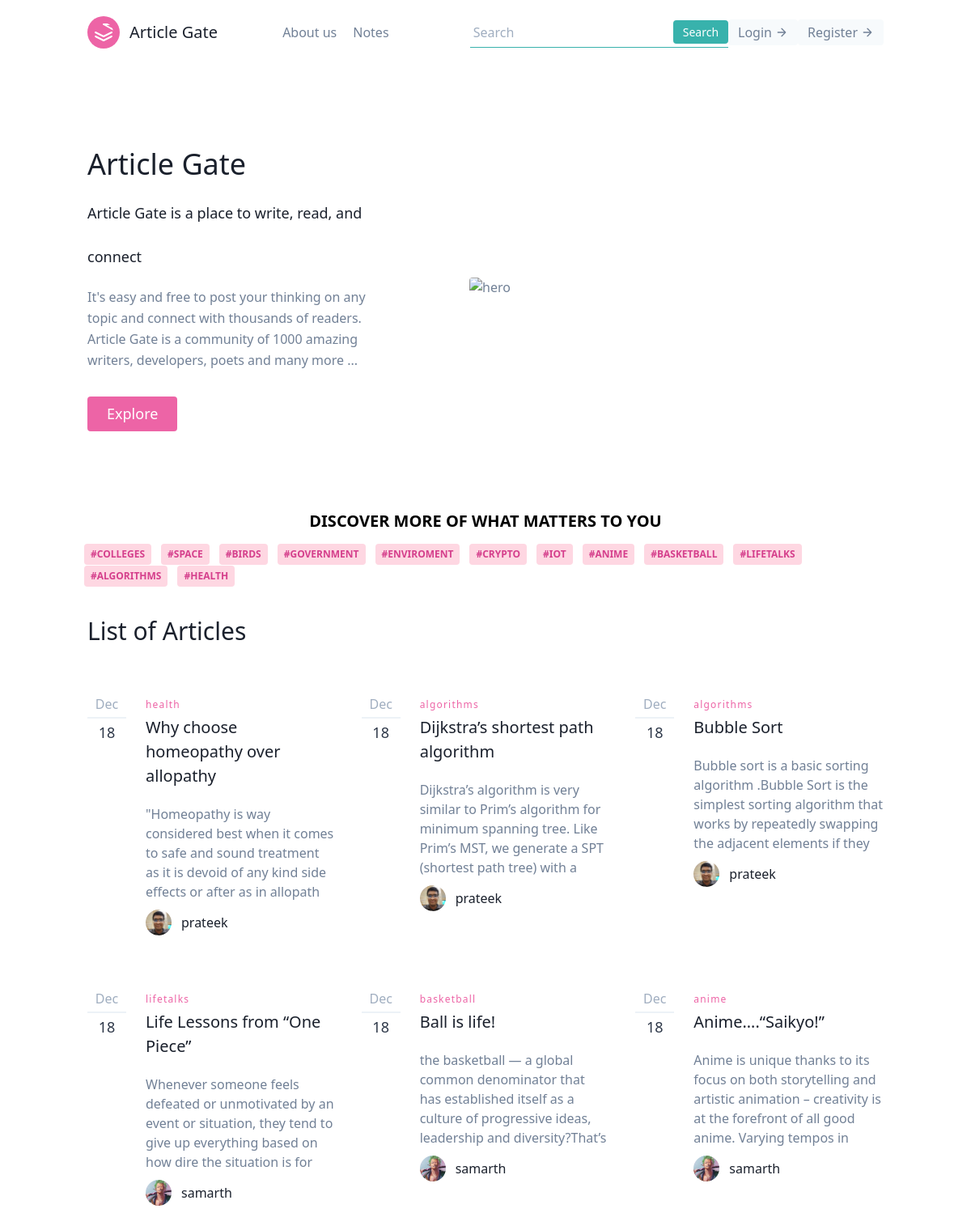
The app's page / (upper part), older data.
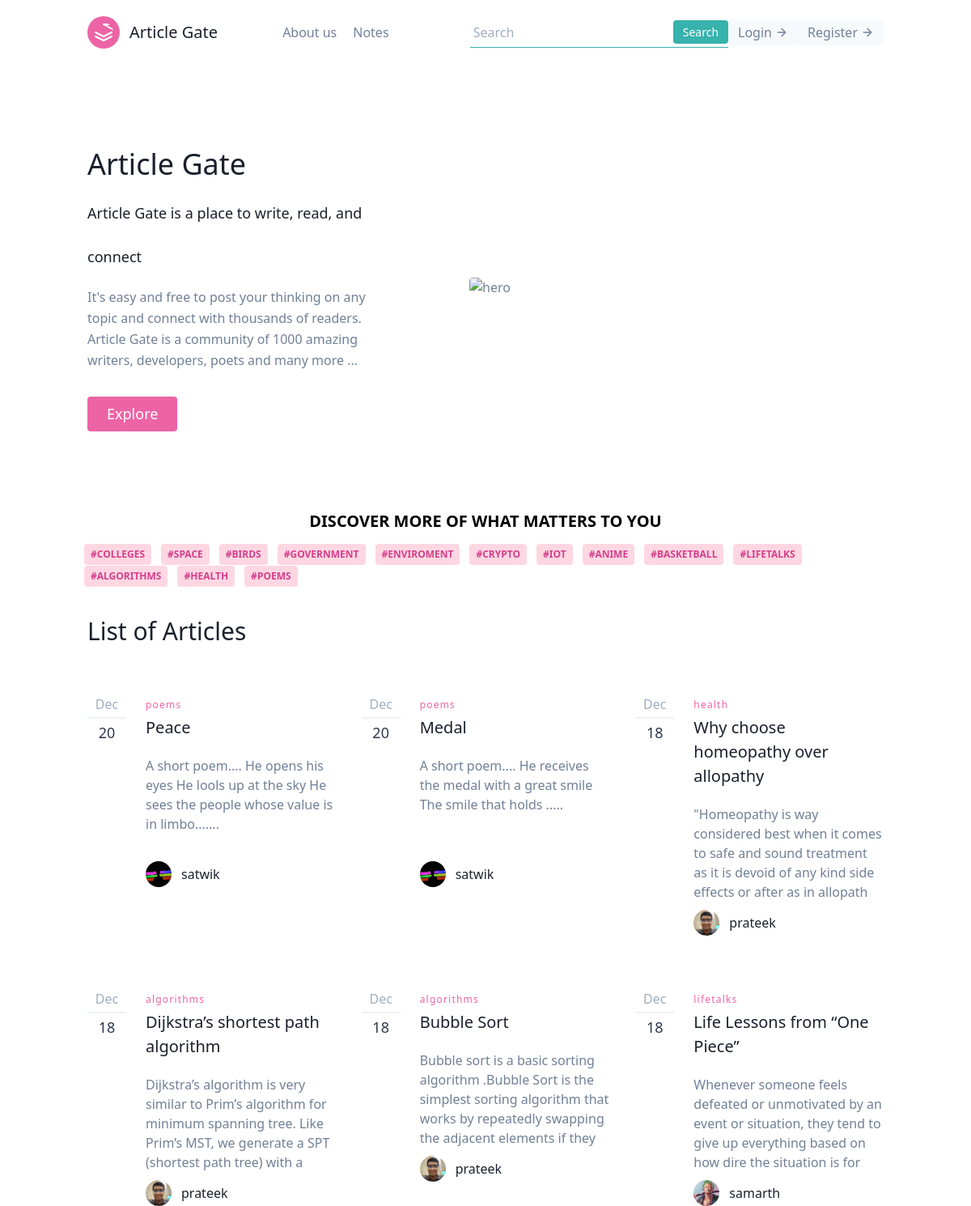
The same page, newer data.
### article/models.py (models this page shows, shortened)
class Tag(models.Model):
    post = models.ForeignKey(Post, on_delete=models.CASCADE)
    tag = models.CharField(max_length=25)

class Post(models.Model):
    title = models.CharField(max_length=50)
    about = models.CharField(default="",max_length=200)
    content = RichTextField(blank=True, null=True)
    author = models.ForeignKey(User, on_delete=models.CASCADE, blank=True, null=True)
    date_posted = models.DateTimeField(default=timezone.now)
    likes = models.IntegerField(default=0)
    views = models.IntegerField(default=0)
    tags  = models.CharField(default="",max_length=150)

### user/models.py (models this page shows, shortened)
class Profile(models.Model):
    user = models.OneToOneField(User, on_delete=models.CASCADE)
    image = models.ImageField(default='default.jpg',upload_to='profile_pics')
    name = models.CharField(default="User", max_length=25)
    aboutme = models.CharField(default="", max_length=10000)
    phone_no = models.CharField(default="",max_length=13)
    github = models.CharField(default="https://github.com/", max_length=100)
    linkedin = models.CharField(default="https://www.linkedin.com/feed/", max_length=100)
    twitter = models.CharField(default="https://twitter.com/?lang=en", max_length=100)
    instagram = models.CharField(default="https://www.instagram.com/", max_length=100)
    website = models.CharField(default="https://iiitdwd.ac.in/", max_length=100)

### article/views.py (the view)
# urls.py: path('',views.home, name='article-home'),
def home(request):
    check = 0
    list_tags = []
    l_tags_intial = Tag.objects.all()
    for i in l_tags_intial:
        if i.tag not in list_tags:
            list_tags.append(i.tag)
    print(list_tags)
    context = {
            'posts': Post.objects.order_by('-date_posted')[:50],
            'list_tags':list_tags,
        }
    return render(request , 'article/home1.html', context)

### article/templates/article/home1.html (shortened to what the changed rows need)
<!DOCTYPE html>
<html lang="en">
<head>
  <link href="https://unpkg.com/tailwindcss@^1.0/dist/tailwind.min.css" rel="stylesheet">
</head>
<body>
  <section class="text-gray-600 body-font">
    <div class="container mx-auto flex px-5 py-24 md:flex-row flex-col items-center">
      <div
        class="lg:flex-grow md:w-1/2 lg:pr-24 md:pr-16 flex flex-col md:items-start md:text-left mb-16 md:mb-0 items-center text-center">
        <h1 class="title-font sm:text-4xl text-3xl mb-4 font-medium text-gray-900">Article Gate
          <br class="hidden lg:inline-block "> <span style="font-size: large;"> Article Gate is a place to write, read,
            and connect</span>
        </h1>
      </div>
    </div>
  </section>
  <div class="relative flex mx-24 flex-wrap items-stretch mb-3">
    {% for t in list_tags %}
    <a href="{% url 'article:tagName' t %}">
      <span
      class="text-xs font-semibold inline-block py-1 px-2 mx-2 uppercase rounded text-pink-600 bg-pink-200 uppercase last:mr-0 mr-1">
      #{{ t }}
    </span>
  </a>
    {% endfor %}
  </div>
  <section class="text-gray-600 body-font">
    <div class="container px-5 py-5 mx-auto flex items-center md:flex-row flex-col">
      <div class="flex flex-col md:pr-10 md:mb-0 mb-6 pr-0 w-full md:w-auto md:text-left text-center">
        <h1 class="md:text-3xl text-2xl font-medium title-font text-gray-900" id="list">List of Articles</h1>
      </div>
    </div>
  </section>
  <section class="text-gray-600 body-font">
    <div class="container px-5 py-10 mx-auto">
      <div class="flex flex-wrap -mx-4 -my-8">
        {% for post in posts %}
        <div class="py-8 px-4 lg:w-1/3" ">
          <div class=" h-full flex items-start">
          <div class="w-12 flex-shrink-0 flex flex-col text-center leading-none">
            <span class="text-gray-500 pb-2 mb-2 border-b-2 border-gray-200">{{post.date_posted|date:"M"}}</span>
            <span class="font-medium text-lg text-gray-800 title-font leading-none">{{post.date_posted|date:"d"}}</span>
          </div>
          <div class="flex-grow pl-6">
            <h2 class="tracking-widest text-xs title-font font-medium text-pink-500 mb-1">{{ post.tags }}</h2>
            <h1 class="title-font text-xl font-medium text-gray-900 mb-3"> <a
                href="{% url 'article:fullArticle' post.title post.id %}"> {{ post.title }}</a></h1>
            <p class="leading-relaxed mb-5" ">
                <div style=" height: 125px; overflow: hidden; margin-bottom: 5px;">
              <a href="{% url 'article:fullArticle' post.title post.id %}"> {{ post.about }} </a>
          </div>
          </p>
          <a class="inline-flex items-center">
            <img alt="blog" src="{{ post.author.profile.image.url }}"
              class="w-8 h-8 rounded-full flex-shrink-0 object-cover object-center">
            <span class="flex-grow flex flex-col pl-3">
              <span class="title-font font-medium text-gray-900">{{ post.author }}</span>
            </span>
          </a>
        </div>
      </div>
    </div>
    {% endfor %}
    </div>
    </div>
  </section>
</body>
</html>

Row changes from the older to the newer data that the page shows:
no longer on this page (row unchanged): Post: date_posted "Dec", date_posted "18", tags "basketball", title "Ball is life!", about "the basketball — a global common denominator that has established itself as a culture of progressive ideas, leadership and diversity?That’s…", author.profile.image (picture), author "samarth"
no longer on this page (row unchanged): Post: date_posted "Dec", date_posted "18", tags "anime", title "Anime….“Saikyo!”", about "Anime is unique thanks to its focus on both storytelling and artistic animation – creativity is at the forefront of all good anime. Varying tempos in…", author.profile.image (picture), author "samarth"
added Tag: list_tags "POEMS"
added Post: date_posted "Dec", date_posted "20", tags "poems", title "Peace", about "A short poem.... He opens his eyes He lools up at the sky He sees the people whose value is in limbo.......", author.profile.image (picture), author "satwik"
added Post: date_posted "Dec", date_posted "20", tags "poems", title "Medal", about "A short poem.... He receives the medal with a great smile The smile that holds .....", author.profile.image (picture), author "satwik"
